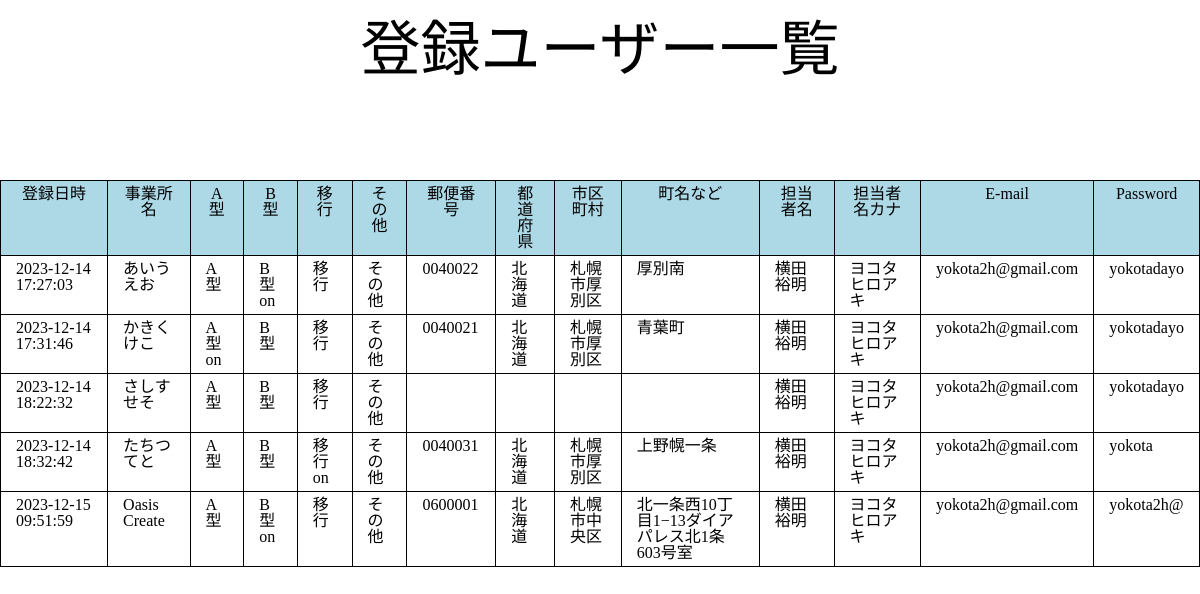
The app's page /kanri.php with its own data.
### tables this page shows
CREATE TABLE `gs_bm_table` (
  `id` int(12) NOT NULL,
  `time` datetime NOT NULL,
  `jigyousyo` varchar(256) NOT NULL,
  `officetype_a` varchar(32) DEFAULT NULL,
  `officetype_b` varchar(32) DEFAULT NULL,
  `officetype_ikou` varchar(32) DEFAULT NULL,
  `officetype_other` varchar(32) DEFAULT NULL,
  `postcode` varchar(64) NOT NULL,
  `prefecture` varchar(64) NOT NULL,
  `city` varchar(128) NOT NULL,
  `town` varchar(512) NOT NULL,
  `name` varchar(128) NOT NULL,
  `name_kana` varchar(128) NOT NULL,
  `email` varchar(128) NOT NULL,
  `password` varchar(256) NOT NULL
);

### function.php (called while the page is built)
<?php
function h($str) {
    return htmlspecialchars($str, ENT_QUOTES);
  }

### kanri.php (the view, shortened to what this page needs)
<?php
require_once('function.php');
try {
  $pdo = new PDO('mysql:dbname=tsunagu;charset=utf8;host=localhost','root','');
} catch (PDOException $e) {
  exit('DBConnectError:'.$e->getMessage());
}
$stmt = $pdo->prepare("SELECT * FROM gs_bm_table");
$status = $stmt->execute();
$view="";
if ($status==false) {
  $error = $stmt->errorInfo();
  exit("ErrorQuery:".$error[2]);
}else{
  while( $result = $stmt->fetch(PDO::FETCH_ASSOC)){
    $view .= "<tr>";
    $view .= "<td>" . h($result['time']) . "</td>"."<td>". h($result['jigyousyo']) . "</td>"."<td>". h($result['officetype_a']) . "</td>" . "<td>" . h($result['officetype_b']) . "</td>" . "<td>" . h($result['officetype_ikou']) . "</td>" . "<td>" . h($result['officetype_other']) . "</td>" . "<td>" . h($result['postcode']) . "</td>" . "<td>" . h($result['prefecture']) ."</td>" . "<td>" . h($result['city']) . "</td>" . "<td>" . h($result['town']) . "</td>" . "<td>" . h($result['name']) . "</td>" . "<td>" . h($result['name_kana']) . "</td>" . "<td>" .h($result['email']) ."</td>" . "<td>" .h($result['password']) . "</td>" . "<br>";
    $view .= "</tr>";
  }
}
?>
<!DOCTYPE html>
<html lang="ja">
<head>
<link rel="stylesheet" href="css/reset.css">
<link rel="stylesheet" href="css/style.css">
</head>
<body id="main">
<div>
    <div>
        <h1>登録ユーザー一覧</h1>
        <table>
            <tr>
                <th>登録日時</th><th>事業所名</th><th>A型</th><th>B型</th><th>移行</th><th>その他</th><th>郵便番号</th><th>都道府県</th><th>市区町村</th><th>町名など</th><th>担当者名</th><th>担当者名カナ</th><th>E-mail</th><th>Password</th>
            </tr>
            <tr>
                <?= $view ?>
            </tr>
        </table>
    </div>
</div>
</body>
</html>

### css/style.css (style rules this page uses)
h1 { font-size: 60px; text-align: center; margin: 20px; }
table { border-collapse: collapse; }
th,td { border: solid 1px; padding: 5px 15px 5px 15px; }
th { background-color: lightblue; }

### records on screen
gs_bm_table: time "2023-12-14 17:27:03", jigyousyo "あいうえお", officetype_a "A型", officetype_b "B型on", officetype_ikou "移行", officetype_other "その他", postcode "0040022", prefecture "北海道", city "札幌市厚別区", town "厚別南", name "横田 裕明", name_kana "ヨコタ ヒロアキ", email "yokota2h@gmail.com", password "yokotadayo"
gs_bm_table: time "2023-12-14 17:31:46", jigyousyo "かきくけこ", officetype_a "A型on", officetype_b "B型", officetype_ikou "移行", officetype_other "その他", postcode "0040021", prefecture "北海道", city "札幌市厚別区", town "青葉町", name "横田裕明", name_kana "ヨコタヒロアキ", email "yokota2h@gmail.com", password "yokotadayo"
gs_bm_table: time "2023-12-14 18:22:32", jigyousyo "さしすせそ", officetype_a "A型", officetype_b "B型", officetype_ikou "移行", officetype_other "その他", name "横田裕明", name_kana "ヨコタヒロアキ", email "yokota2h@gmail.com", password "yokotadayo"
gs_bm_table: time "2023-12-14 18:32:42", jigyousyo "たちつてと", officetype_a "A型", officetype_b "B型", officetype_ikou "移行on", officetype_other "その他", postcode "0040031", prefecture "北海道", city "札幌市厚別区", town "上野幌一条", name "横田裕明", name_kana "ヨコタヒロアキ", email "yokota2h@gmail.com", password "yokota"
gs_bm_table: time "2023-12-15 09:51:59", jigyousyo "Oasis Create", officetype_a "A型", officetype_b "B型on", officetype_ikou "移行", officetype_other "その他", postcode "0600001", prefecture "北海道", city "札幌市中央区", town "北一条西10丁目1−13ダイアパレス北1条603号室", name "横田 裕明", name_kana "ヨコタ ヒロアキ", email "yokota2h@gmail.com", password "yokota2h@"
